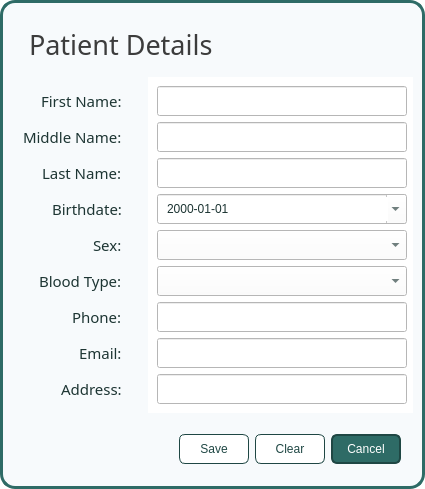
<?xml version="1.0" encoding="UTF-8"?>
<ui version="4.0">
 <class>patient_inputs</class>
 <widget class="QDialog" name="patient_inputs">
  <property name="windowModality">
   <enum>Qt::WindowModality::ApplicationModal</enum>
  </property>
  <property name="geometry">
   <rect>
    <x>0</x>
    <y>0</y>
    <width>425</width>
    <height>489</height>
   </rect>
  </property>
  <property name="palette">
   <palette>
    <active>
     <colorrole role="WindowText">
      <brush brushstyle="SolidPattern">
       <color alpha="255">
        <red>0</red>
        <green>0</green>
        <blue>0</blue>
       </color>
      </brush>
     </colorrole>
     <colorrole role="Button">
      <brush brushstyle="SolidPattern">
       <color alpha="255">
        <red>255</red>
        <green>255</green>
        <blue>255</blue>
       </color>
      </brush>
     </colorrole>
     <colorrole role="Light">
      <brush brushstyle="SolidPattern">
       <color alpha="255">
        <red>255</red>
        <green>255</green>
        <blue>255</blue>
       </color>
      </brush>
     </colorrole>
     <colorrole role="Midlight">
      <brush brushstyle="SolidPattern">
       <color alpha="255">
        <red>255</red>
        <green>255</green>
        <blue>255</blue>
       </color>
      </brush>
     </colorrole>
     <colorrole role="Dark">
      <brush brushstyle="SolidPattern">
       <color alpha="255">
        <red>127</red>
        <green>127</green>
        <blue>127</blue>
       </color>
      </brush>
     </colorrole>
     <colorrole role="Mid">
      <brush brushstyle="SolidPattern">
       <color alpha="255">
        <red>170</red>
        <green>170</green>
        <blue>170</blue>
       </color>
      </brush>
     </colorrole>
     <colorrole role="Text">
      <brush brushstyle="SolidPattern">
       <color alpha="255">
        <red>0</red>
        <green>0</green>
        <blue>0</blue>
       </color>
      </brush>
     </colorrole>
     <colorrole role="BrightText">
      <brush brushstyle="SolidPattern">
       <color alpha="255">
        <red>255</red>
        <green>255</green>
        <blue>255</blue>
       </color>
      </brush>
     </colorrole>
     <colorrole role="ButtonText">
      <brush brushstyle="SolidPattern">
       <color alpha="255">
        <red>0</red>
        <green>0</green>
        <blue>0</blue>
       </color>
      </brush>
     </colorrole>
     <colorrole role="Base">
      <brush brushstyle="SolidPattern">
       <color alpha="255">
        <red>255</red>
        <green>255</green>
        <blue>255</blue>
       </color>
      </brush>
     </colorrole>
     <colorrole role="Window">
      <brush brushstyle="SolidPattern">
       <color alpha="255">
        <red>255</red>
        <green>255</green>
        <blue>255</blue>
       </color>
      </brush>
     </colorrole>
     <colorrole role="Shadow">
      <brush brushstyle="SolidPattern">
       <color alpha="255">
        <red>0</red>
        <green>0</green>
        <blue>0</blue>
       </color>
      </brush>
     </colorrole>
     <colorrole role="AlternateBase">
      <brush brushstyle="SolidPattern">
       <color alpha="255">
        <red>255</red>
        <green>255</green>
        <blue>255</blue>
       </color>
      </brush>
     </colorrole>
     <colorrole role="ToolTipBase">
      <brush brushstyle="SolidPattern">
       <color alpha="255">
        <red>255</red>
        <green>255</green>
        <blue>220</blue>
       </color>
      </brush>
     </colorrole>
     <colorrole role="ToolTipText">
      <brush brushstyle="SolidPattern">
       <color alpha="255">
        <red>0</red>
        <green>0</green>
        <blue>0</blue>
       </color>
      </brush>
     </colorrole>
     <colorrole role="PlaceholderText">
      <brush brushstyle="SolidPattern">
       <color alpha="127">
        <red>0</red>
        <green>0</green>
        <blue>0</blue>
       </color>
      </brush>
     </colorrole>
     <colorrole role="Accent">
      <brush brushstyle="SolidPattern">
       <color alpha="255">
        <red>255</red>
        <green>255</green>
        <blue>255</blue>
       </color>
      </brush>
     </colorrole>
    </active>
    <inactive>
     <colorrole role="WindowText">
      <brush brushstyle="SolidPattern">
       <color alpha="255">
        <red>0</red>
        <green>0</green>
        <blue>0</blue>
       </color>
      </brush>
     </colorrole>
     <colorrole role="Button">
      <brush brushstyle="SolidPattern">
       <color alpha="255">
        <red>255</red>
        <green>255</green>
        <blue>255</blue>
       </color>
      </brush>
     </colorrole>
     <colorrole role="Light">
      <brush brushstyle="SolidPattern">
       <color alpha="255">
        <red>255</red>
        <green>255</green>
        <blue>255</blue>
       </color>
      </brush>
     </colorrole>
     <colorrole role="Midlight">
      <brush brushstyle="SolidPattern">
       <color alpha="255">
        <red>255</red>
        <green>255</green>
        <blue>255</blue>
       </color>
      </brush>
     </colorrole>
     <colorrole role="Dark">
      <brush brushstyle="SolidPattern">
       <color alpha="255">
        <red>127</red>
        <green>127</green>
        <blue>127</blue>
       </color>
      </brush>
     </colorrole>
     <colorrole role="Mid">
      <brush brushstyle="SolidPattern">
       <color alpha="255">
        <red>170</red>
        <green>170</green>
        <blue>170</blue>
       </color>
      </brush>
     </colorrole>
     <colorrole role="Text">
      <brush brushstyle="SolidPattern">
       <color alpha="255">
        <red>0</red>
        <green>0</green>
        <blue>0</blue>
       </color>
      </brush>
     </colorrole>
     <colorrole role="BrightText">
      <brush brushstyle="SolidPattern">
       <color alpha="255">
        <red>255</red>
        <green>255</green>
        <blue>255</blue>
       </color>
      </brush>
     </colorrole>
     <colorrole role="ButtonText">
      <brush brushstyle="SolidPattern">
       <color alpha="255">
        <red>0</red>
        <green>0</green>
        <blue>0</blue>
       </color>
      </brush>
     </colorrole>
     <colorrole role="Base">
      <brush brushstyle="SolidPattern">
       <color alpha="255">
        <red>255</red>
        <green>255</green>
        <blue>255</blue>
       </color>
      </brush>
     </colorrole>
     <colorrole role="Window">
      <brush brushstyle="SolidPattern">
       <color alpha="255">
        <red>255</red>
        <green>255</green>
        <blue>255</blue>
       </color>
      </brush>
     </colorrole>
     <colorrole role="Shadow">
      <brush brushstyle="SolidPattern">
       <color alpha="255">
        <red>0</red>
        <green>0</green>
        <blue>0</blue>
       </color>
      </brush>
     </colorrole>
     <colorrole role="AlternateBase">
      <brush brushstyle="SolidPattern">
       <color alpha="255">
        <red>255</red>
        <green>255</green>
        <blue>255</blue>
       </color>
      </brush>
     </colorrole>
     <colorrole role="ToolTipBase">
      <brush brushstyle="SolidPattern">
       <color alpha="255">
        <red>255</red>
        <green>255</green>
        <blue>220</blue>
       </color>
      </brush>
     </colorrole>
     <colorrole role="ToolTipText">
      <brush brushstyle="SolidPattern">
       <color alpha="255">
        <red>0</red>
        <green>0</green>
        <blue>0</blue>
       </color>
      </brush>
     </colorrole>
     <colorrole role="PlaceholderText">
      <brush brushstyle="SolidPattern">
       <color alpha="127">
        <red>0</red>
        <green>0</green>
        <blue>0</blue>
       </color>
      </brush>
     </colorrole>
     <colorrole role="Accent">
      <brush brushstyle="SolidPattern">
       <color alpha="255">
        <red>255</red>
        <green>255</green>
        <blue>255</blue>
       </color>
      </brush>
     </colorrole>
    </inactive>
    <disabled>
     <colorrole role="WindowText">
      <brush brushstyle="SolidPattern">
       <color alpha="255">
        <red>127</red>
        <green>127</green>
        <blue>127</blue>
       </color>
      </brush>
     </colorrole>
     <colorrole role="Button">
      <brush brushstyle="SolidPattern">
       <color alpha="255">
        <red>255</red>
        <green>255</green>
        <blue>255</blue>
       </color>
      </brush>
     </colorrole>
     <colorrole role="Light">
      <brush brushstyle="SolidPattern">
       <color alpha="255">
        <red>255</red>
        <green>255</green>
        <blue>255</blue>
       </color>
      </brush>
     </colorrole>
     <colorrole role="Midlight">
      <brush brushstyle="SolidPattern">
       <color alpha="255">
        <red>255</red>
        <green>255</green>
        <blue>255</blue>
       </color>
      </brush>
     </colorrole>
     <colorrole role="Dark">
      <brush brushstyle="SolidPattern">
       <color alpha="255">
        <red>127</red>
        <green>127</green>
        <blue>127</blue>
       </color>
      </brush>
     </colorrole>
     <colorrole role="Mid">
      <brush brushstyle="SolidPattern">
       <color alpha="255">
        <red>170</red>
        <green>170</green>
        <blue>170</blue>
       </color>
      </brush>
     </colorrole>
     <colorrole role="Text">
      <brush brushstyle="SolidPattern">
       <color alpha="255">
        <red>127</red>
        <green>127</green>
        <blue>127</blue>
       </color>
      </brush>
     </colorrole>
     <colorrole role="BrightText">
      <brush brushstyle="SolidPattern">
       <color alpha="255">
        <red>255</red>
        <green>255</green>
        <blue>255</blue>
       </color>
      </brush>
     </colorrole>
     <colorrole role="ButtonText">
      <brush brushstyle="SolidPattern">
       <color alpha="255">
        <red>127</red>
        <green>127</green>
        <blue>127</blue>
       </color>
      </brush>
     </colorrole>
     <colorrole role="Base">
      <brush brushstyle="SolidPattern">
       <color alpha="255">
        <red>255</red>
        <green>255</green>
        <blue>255</blue>
       </color>
      </brush>
     </colorrole>
     <colorrole role="Window">
      <brush brushstyle="SolidPattern">
       <color alpha="255">
        <red>255</red>
        <green>255</green>
        <blue>255</blue>
       </color>
      </brush>
     </colorrole>
     <colorrole role="Shadow">
      <brush brushstyle="SolidPattern">
       <color alpha="255">
        <red>0</red>
        <green>0</green>
        <blue>0</blue>
       </color>
      </brush>
     </colorrole>
     <colorrole role="AlternateBase">
      <brush brushstyle="SolidPattern">
       <color alpha="255">
        <red>255</red>
        <green>255</green>
        <blue>255</blue>
       </color>
      </brush>
     </colorrole>
     <colorrole role="ToolTipBase">
      <brush brushstyle="SolidPattern">
       <color alpha="255">
        <red>255</red>
        <green>255</green>
        <blue>220</blue>
       </color>
      </brush>
     </colorrole>
     <colorrole role="ToolTipText">
      <brush brushstyle="SolidPattern">
       <color alpha="255">
        <red>0</red>
        <green>0</green>
        <blue>0</blue>
       </color>
      </brush>
     </colorrole>
     <colorrole role="PlaceholderText">
      <brush brushstyle="SolidPattern">
       <color alpha="127">
        <red>127</red>
        <green>127</green>
        <blue>127</blue>
       </color>
      </brush>
     </colorrole>
     <colorrole role="Accent">
      <brush brushstyle="SolidPattern">
       <color alpha="255">
        <red>255</red>
        <green>255</green>
        <blue>255</blue>
       </color>
      </brush>
     </colorrole>
    </disabled>
   </palette>
  </property>
  <property name="windowTitle">
   <string>Dialog</string>
  </property>
  <property name="styleSheet">
   <string notr="true"/>
  </property>
  <property name="modal">
   <bool>true</bool>
  </property>
  <layout class="QVBoxLayout" name="verticalLayout">
   <property name="spacing">
    <number>0</number>
   </property>
   <property name="leftMargin">
    <number>0</number>
   </property>
   <property name="topMargin">
    <number>0</number>
   </property>
   <property name="rightMargin">
    <number>0</number>
   </property>
   <property name="bottomMargin">
    <number>0</number>
   </property>
   <item>
    <widget class="QWidget" name="main_container" native="true">
     <property name="styleSheet">
      <string notr="true">#main_container {
	border: 3px solid #2E6B66;
	background: #F7FAFC;
	border-radius: 15px;

}

</string>
     </property>
     <layout class="QVBoxLayout" name="verticalLayout_3">
      <property name="rightMargin">
       <number>6</number>
      </property>
      <item>
       <widget class="QWidget" name="header_container" native="true">
        <property name="styleSheet">
         <string notr="true"/>
        </property>
        <layout class="QVBoxLayout" name="verticalLayout_2">
         <property name="leftMargin">
          <number>20</number>
         </property>
         <property name="rightMargin">
          <number>6</number>
         </property>
         <property name="bottomMargin">
          <number>0</number>
         </property>
         <item>
          <widget class="QLabel" name="header_label">
           <property name="font">
            <font>
             <family>Slate Medium</family>
             <pointsize>20</pointsize>
            </font>
           </property>
           <property name="styleSheet">
            <string notr="true">#header_label {
	color: rgb(60, 60, 60);
}</string>
           </property>
           <property name="text">
            <string>Patient Details</string>
           </property>
          </widget>
         </item>
        </layout>
       </widget>
      </item>
      <item>
       <layout class="QHBoxLayout" name="container">
        <property name="spacing">
         <number>6</number>
        </property>
        <item>
         <spacer name="horizontalSpacer">
          <property name="orientation">
           <enum>Qt::Orientation::Horizontal</enum>
          </property>
          <property name="sizeHint" stdset="0">
           <size>
            <width>40</width>
            <height>20</height>
           </size>
          </property>
         </spacer>
        </item>
        <item>
         <widget class="QWidget" name="label_container" native="true">
          <property name="styleSheet">
           <string notr="true">color: #1D3533;</string>
          </property>
          <layout class="QVBoxLayout" name="label_container_layout">
           <property name="rightMargin">
            <number>20</number>
           </property>
           <item alignment="Qt::AlignmentFlag::AlignRight">
            <widget class="QLabel" name="label1">
             <property name="font">
              <font>
               <family>Slate</family>
               <pointsize>11</pointsize>
              </font>
             </property>
             <property name="text">
              <string>First Name:</string>
             </property>
            </widget>
           </item>
           <item alignment="Qt::AlignmentFlag::AlignRight">
            <widget class="QLabel" name="label2">
             <property name="font">
              <font>
               <family>Slate</family>
               <pointsize>11</pointsize>
              </font>
             </property>
             <property name="text">
              <string>Middle Name:</string>
             </property>
            </widget>
           </item>
           <item alignment="Qt::AlignmentFlag::AlignRight">
            <widget class="QLabel" name="label3">
             <property name="font">
              <font>
               <family>Slate</family>
               <pointsize>11</pointsize>
              </font>
             </property>
             <property name="text">
              <string>Last Name:</string>
             </property>
            </widget>
           </item>
           <item alignment="Qt::AlignmentFlag::AlignRight">
            <widget class="QLabel" name="label4">
             <property name="font">
              <font>
               <family>Slate</family>
               <pointsize>11</pointsize>
              </font>
             </property>
             <property name="text">
              <string>Birthdate:</string>
             </property>
            </widget>
           </item>
           <item alignment="Qt::AlignmentFlag::AlignRight">
            <widget class="QLabel" name="label5">
             <property name="font">
              <font>
               <family>Slate</family>
               <pointsize>11</pointsize>
              </font>
             </property>
             <property name="text">
              <string>Sex:</string>
             </property>
            </widget>
           </item>
           <item alignment="Qt::AlignmentFlag::AlignRight">
            <widget class="QLabel" name="label6">
             <property name="font">
              <font>
               <family>Slate</family>
               <pointsize>11</pointsize>
              </font>
             </property>
             <property name="text">
              <string>Blood Type:</string>
             </property>
            </widget>
           </item>
           <item alignment="Qt::AlignmentFlag::AlignRight">
            <widget class="QLabel" name="label7">
             <property name="font">
              <font>
               <family>Slate</family>
               <pointsize>11</pointsize>
              </font>
             </property>
             <property name="text">
              <string>Phone:</string>
             </property>
            </widget>
           </item>
           <item alignment="Qt::AlignmentFlag::AlignRight">
            <widget class="QLabel" name="label8">
             <property name="font">
              <font>
               <family>Slate</family>
               <pointsize>11</pointsize>
              </font>
             </property>
             <property name="text">
              <string>Email:</string>
             </property>
            </widget>
           </item>
           <item alignment="Qt::AlignmentFlag::AlignRight">
            <widget class="QLabel" name="label9">
             <property name="font">
              <font>
               <family>Slate</family>
               <pointsize>11</pointsize>
              </font>
             </property>
             <property name="text">
              <string>Address:</string>
             </property>
            </widget>
           </item>
          </layout>
         </widget>
        </item>
        <item>
         <widget class="QWidget" name="input_container" native="true">
          <property name="styleSheet">
           <string notr="true">color: #1D3533;
background: white;
padding-left: 5px;</string>
          </property>
          <layout class="QVBoxLayout" name="input_container_layout">
           <property name="spacing">
            <number>6</number>
           </property>
           <property name="rightMargin">
            <number>6</number>
           </property>
           <item>
            <widget class="QLineEdit" name="fname_field">
             <property name="minimumSize">
              <size>
               <width>250</width>
               <height>30</height>
              </size>
             </property>
             <property name="maximumSize">
              <size>
               <width>16777215</width>
               <height>16777215</height>
              </size>
             </property>
             <property name="font">
              <font>
               <family>Slate</family>
               <pointsize>11</pointsize>
              </font>
             </property>
             <property name="maxLength">
              <number>32</number>
             </property>
            </widget>
           </item>
           <item>
            <widget class="QLineEdit" name="midname_field">
             <property name="minimumSize">
              <size>
               <width>250</width>
               <height>30</height>
              </size>
             </property>
             <property name="maximumSize">
              <size>
               <width>16777215</width>
               <height>16777215</height>
              </size>
             </property>
             <property name="font">
              <font>
               <family>Slate</family>
               <pointsize>11</pointsize>
              </font>
             </property>
             <property name="maxLength">
              <number>32</number>
             </property>
            </widget>
           </item>
           <item>
            <widget class="QLineEdit" name="lastname_field">
             <property name="minimumSize">
              <size>
               <width>250</width>
               <height>30</height>
              </size>
             </property>
             <property name="maximumSize">
              <size>
               <width>16777215</width>
               <height>16777215</height>
              </size>
             </property>
             <property name="font">
              <font>
               <family>Slate</family>
               <pointsize>11</pointsize>
              </font>
             </property>
             <property name="maxLength">
              <number>32</number>
             </property>
            </widget>
           </item>
           <item>
            <widget class="QDateEdit" name="date_field">
             <property name="minimumSize">
              <size>
               <width>0</width>
               <height>30</height>
              </size>
             </property>
             <property name="displayFormat">
              <string>yyyy-MM-dd</string>
             </property>
             <property name="calendarPopup">
              <bool>true</bool>
             </property>
             <property name="date">
              <date>
               <year>2000</year>
               <month>1</month>
               <day>1</day>
              </date>
             </property>
            </widget>
           </item>
           <item>
            <widget class="QComboBox" name="gender_field">
             <property name="minimumSize">
              <size>
               <width>0</width>
               <height>30</height>
              </size>
             </property>
             <property name="styleSheet">
              <string notr="true"/>
             </property>
             <property name="currentIndex">
              <number>-1</number>
             </property>
             <item>
              <property name="text">
               <string>Other</string>
              </property>
             </item>
             <item>
              <property name="text">
               <string>Male</string>
              </property>
             </item>
             <item>
              <property name="text">
               <string>Female</string>
              </property>
             </item>
            </widget>
           </item>
           <item>
            <widget class="QComboBox" name="blood_field">
             <property name="minimumSize">
              <size>
               <width>0</width>
               <height>30</height>
              </size>
             </property>
             <property name="currentIndex">
              <number>-1</number>
             </property>
             <item>
              <property name="text">
               <string>A+</string>
              </property>
             </item>
             <item>
              <property name="text">
               <string>A-</string>
              </property>
             </item>
             <item>
              <property name="text">
               <string>B+</string>
              </property>
             </item>
             <item>
              <property name="text">
               <string>B-</string>
              </property>
             </item>
             <item>
              <property name="text">
               <string>AB+</string>
              </property>
             </item>
             <item>
              <property name="text">
               <string>AB-</string>
              </property>
             </item>
             <item>
              <property name="text">
               <string>O+</string>
              </property>
             </item>
             <item>
              <property name="text">
               <string>O-</string>
              </property>
             </item>
             <item>
              <property name="text">
               <string>Not known</string>
              </property>
             </item>
            </widget>
           </item>
           <item>
            <widget class="QLineEdit" name="phone_field">
             <property name="minimumSize">
              <size>
               <width>250</width>
               <height>30</height>
              </size>
             </property>
             <property name="maximumSize">
              <size>
               <width>16777215</width>
               <height>16777215</height>
              </size>
             </property>
             <property name="font">
              <font>
               <family>Slate</family>
               <pointsize>11</pointsize>
              </font>
             </property>
             <property name="maxLength">
              <number>32</number>
             </property>
            </widget>
           </item>
           <item>
            <widget class="QLineEdit" name="email_field">
             <property name="minimumSize">
              <size>
               <width>250</width>
               <height>30</height>
              </size>
             </property>
             <property name="maximumSize">
              <size>
               <width>16777215</width>
               <height>16777215</height>
              </size>
             </property>
             <property name="font">
              <font>
               <family>Slate</family>
               <pointsize>11</pointsize>
              </font>
             </property>
             <property name="maxLength">
              <number>32</number>
             </property>
            </widget>
           </item>
           <item>
            <widget class="QLineEdit" name="address_field">
             <property name="minimumSize">
              <size>
               <width>250</width>
               <height>30</height>
              </size>
             </property>
             <property name="maximumSize">
              <size>
               <width>16777215</width>
               <height>16777215</height>
              </size>
             </property>
             <property name="font">
              <font>
               <family>Slate</family>
               <pointsize>11</pointsize>
              </font>
             </property>
             <property name="maxLength">
              <number>128</number>
             </property>
            </widget>
           </item>
          </layout>
         </widget>
        </item>
        <item>
         <spacer name="horizontalSpacer_2">
          <property name="orientation">
           <enum>Qt::Orientation::Horizontal</enum>
          </property>
          <property name="sizeHint" stdset="0">
           <size>
            <width>40</width>
            <height>20</height>
           </size>
          </property>
         </spacer>
        </item>
       </layout>
      </item>
      <item>
       <widget class="QWidget" name="button_container" native="true">
        <layout class="QHBoxLayout" name="horizontalLayout_2">
         <property name="rightMargin">
          <number>18</number>
         </property>
         <item>
          <spacer name="horizontalSpacer_3">
           <property name="orientation">
            <enum>Qt::Orientation::Horizontal</enum>
           </property>
           <property name="sizeHint" stdset="0">
            <size>
             <width>40</width>
             <height>20</height>
            </size>
           </property>
          </spacer>
         </item>
         <item alignment="Qt::AlignmentFlag::AlignHCenter">
          <widget class="QPushButton" name="save_button">
           <property name="minimumSize">
            <size>
             <width>70</width>
             <height>30</height>
            </size>
           </property>
           <property name="cursor">
            <cursorShape>PointingHandCursor</cursorShape>
           </property>
           <property name="styleSheet">
            <string notr="true">#save_button {
	background: white;
	border-radius: 6px;
	border: 1px solid #1F4744;
	color: #1F4744;

}

#save_button:hover {
	background: #DBF0EE;	
}

#save_button:pressed {
	background: #B8E0DD;
}</string>
           </property>
           <property name="text">
            <string>Save</string>
           </property>
          </widget>
         </item>
         <item alignment="Qt::AlignmentFlag::AlignHCenter">
          <widget class="QPushButton" name="clear_button">
           <property name="minimumSize">
            <size>
             <width>70</width>
             <height>30</height>
            </size>
           </property>
           <property name="cursor">
            <cursorShape>PointingHandCursor</cursorShape>
           </property>
           <property name="styleSheet">
            <string notr="true">#clear_button {
	background: white;
	border-radius: 6px;
	border: 1px solid #1F4744;
	color: #1F4744;

}

#clear_button:hover {
	background: #DBF0EE;	
}

#clear_button:pressed {
	background: #B8E0DD;
}</string>
           </property>
           <property name="text">
            <string>Clear</string>
           </property>
          </widget>
         </item>
         <item alignment="Qt::AlignmentFlag::AlignHCenter">
          <widget class="QPushButton" name="cancel_button">
           <property name="minimumSize">
            <size>
             <width>70</width>
             <height>30</height>
            </size>
           </property>
           <property name="cursor">
            <cursorShape>PointingHandCursor</cursorShape>
           </property>
           <property name="styleSheet">
            <string notr="true">#cancel_button {
	border-radius: 6px;
	color: white;
	border: 2px solid #1F4744;
	padding: 5px;
	background: #2E6B66;
}

#cancel_button:hover {
	border: 2px solid #1F4744;
	background: #265955;

}
#cancel_button:pressed {
	background: #1F4744;
	color: white;
	border: 2px solid #1F4744;
}</string>
           </property>
           <property name="text">
            <string>Cancel</string>
           </property>
          </widget>
         </item>
        </layout>
       </widget>
      </item>
     </layout>
    </widget>
   </item>
  </layout>
 </widget>
 <resources/>
 <connections/>
</ui>
